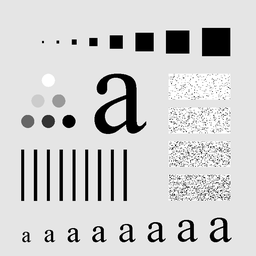
#> input picture Problem 3/Characters Test Pattern 688x688.tif, 256 x 256 px, shrunk from 688 x 688 before the run
$ jupyter execute 'b. Using different size mask on Averaging filter.ipynb'
#> lines starting #> are read from the running program, lines starting #| are printed output that depends on the picture; after the words box and inside, x2 and y2 are one past the last pixel; in counts of white or black regions, pixels touching at a corner belong together
#> further down, originalImg is the input picture: shape (256, 256); min 0, max 255, mean 207.3
[cell 1]
import numpy as np
import matplotlib.pyplot as plt
import cv2

### Average filter function

[cell 2]
def average_filter(image, mask_size):
    height, width = image.shape
    offset, weight = mask_size//2, mask_size*mask_size

    filteredImg = image.copy()
    for i in range(height):
        for j in range(width):
            for x in range(-offset, offset+1):
                for y in range(-offset, offset+1):
                    if (i+x >= 0 and i+x < height and j+y >= 0 and j+y < width):
                        filteredImg[i][j] += filteredImg[i+x][j+y]/weight

    return filteredImg

### Adding Salt & Pepper Noise function

[cell 3]
def add_salt_pepper_noise(image, noise_percent):
#> called with noise_percent = 10
    height, width = image.shape
#> height = 256; width = 256
    noisedImg = image.copy()

    noise_amount = int((height*width)*(noise_percent/100))
#> noise_amount = 6553

    for i in range(noise_amount):
        salt_x, salt_y = np.random.randint(0,height), np.random.randint(0,width)
        pepper_x, pepper_y = np.random.randint(0,height), np.random.randint(0,width)

        noisedImg[salt_x][salt_y] = 255
        noisedImg[pepper_x][pepper_y] = 0
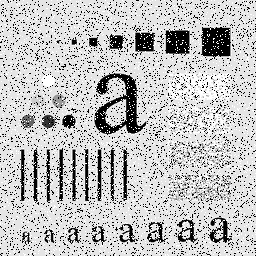
#> noisedImg: shape (256, 256); 17.38% of pixels changed, all inside (x1, y1, x2, y2) = (0, 0, 256, 256)
    return noisedImg

### Function for calculating PSNR (Peak Signal to Noise Ratio)

[cell 4]
def calculate_psnr(image1, image2):
    image1, image2 = np.float64(image1), np.float64(image2)
    mse = np.mean((image1 - image2)**2)
    if mse == 0:
        return 'inf'
    psnr = 20*np.log10(255.0) - 10*np.log10(mse)
    return round(psnr, 2)

### Loading original image

[cell 5]
originalImg = cv2.imread('Characters Test Pattern 688x688.tif', cv2.IMREAD_GRAYSCALE)

plt.figure(figsize=(5,10))
plt.title('Original image')
plt.imshow(originalImg, cmap='gray')
plt.show()

### Adding salt & pepper noise

[cell 6]
plt.figure(figsize=(5,10))
plt.title('Noisy image')
noise_percent = 10
noisy_image = add_salt_pepper_noise(originalImg, noise_percent)
plt.imshow(noisy_image, cmap='gray')
plt.show()

### Applying average filter with (3x3, 5x5, 7x7) mask

[cell 7]
for mask_size in range(3, 8, 2):
    avg_character_image = average_filter(noisy_image, mask_size)
    plt.imshow(avg_character_image, cmap='gray')
    plt.title(f"Noisy Image after applying Averaging Filter of mask size {mask_size}x{mask_size}")
    plt.show()
    print(f"PSNR = {calculate_psnr(noisy_image, avg_character_image)}")
#> this loop made 3 passes
#> (mse in calculate_psnr, psnr in calculate_psnr) on passes 1 to 3: (11918.6, 7.37), (11533.7, 7.51), (15610.5, 6.2)
#| PSNR = 7.37
#| PSNR = 7.51
#| PSNR = 6.2
#> pass 1, `avg_character_image = average_filter(noisy_image, mask_size)`:
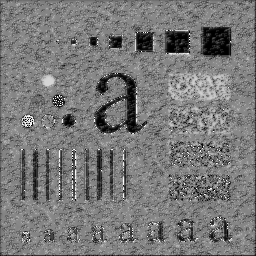
#> avg_character_image: shape (256, 256); min 0, max 255, mean 120.4
#> pass 2, `avg_character_image = average_filter(noisy_image, mask_size)`:
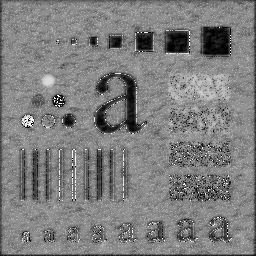
#> avg_character_image: shape (256, 256); min 0, max 255, mean 126.1
